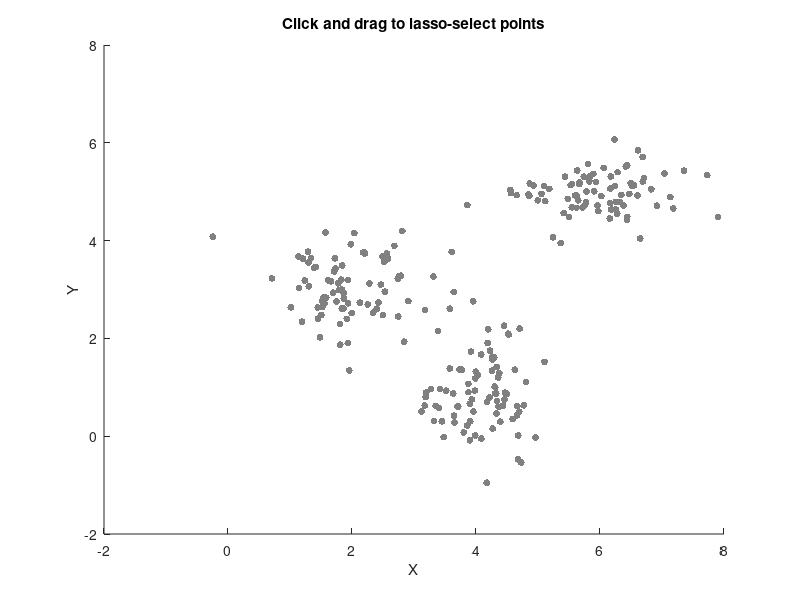

This figure's MATLAB source: (Note: this script raises an error after producing the figure.)
function demo_LassoSelection()
% demo_LassoSelection
%   Interactive demo of the LassoSelection class.
%
%   Click and drag on the scatter plot to draw a freehand lasso around
%   points. When you release the mouse button, points inside the lasso are
%   highlighted in red. Click and drag again to make a new selection.

%% Create some test data with three clusters
rng(42);
cluster1_x = randn(80, 1) * 0.6 + 2;
cluster1_y = randn(80, 1) * 0.6 + 3;
cluster2_x = randn(80, 1) * 0.8 + 6;
cluster2_y = randn(80, 1) * 0.4 + 5;
cluster3_x = randn(80, 1) * 0.5 + 4;
cluster3_y = randn(80, 1) * 0.7 + 1;

xData = [cluster1_x; cluster2_x; cluster3_x];
yData = [cluster1_y; cluster2_y; cluster3_y];

%% Set up the figure and scatter plot
fig = figure('Name', 'LassoSelection Demo', 'NumberTitle', 'off');
ax = axes(fig);
scatter(ax, xData, yData, 25, [0.5 0.5 0.5], 'filled');
hold(ax, 'on');
highlightScatter = scatter(ax, NaN, NaN, 40, 'r', 'filled');
hold(ax, 'off');
title(ax, 'Click and drag to lasso-select points');
xlabel(ax, 'X');
ylabel(ax, 'Y');

%% Create the lasso
lasso = LassoSelection(ax, 'Color', [0.2 0.6 1.0], 'LineWidth', 2);

%% Wire up mouse callbacks for freehand drawing
isDrawing = false;

fig.WindowButtonDownFcn = @(~, ~) startDrawing();
fig.WindowButtonMotionFcn = @(~, ~) continueDrawing();
fig.WindowButtonUpFcn = @(~, ~) finishDrawing();

%% Callback functions (nested — share workspace with parent function)
    function startDrawing()
        isDrawing = true;

        % Clear previous selection
        lasso.clear();
        highlightScatter.XData = NaN;
        highlightScatter.YData = NaN;
        title(ax, 'Drawing...');

        % Add the first point
        point = ax.CurrentPoint(1, 1:2);
        lasso.add_point(point);
    end

    function continueDrawing()
        if ~isDrawing
            return;
        end
        point = ax.CurrentPoint(1, 1:2);
        lasso.add_point(point);
    end

    function finishDrawing()
        if ~isDrawing
            return;
        end
        isDrawing = false;

        % Find which points are inside the lasso
        mask = lasso.get_selected(xData, yData);
        numSelected = sum(mask);

        % Update highlight scatter
        if numSelected > 0
            highlightScatter.XData = xData(mask);
            highlightScatter.YData = yData(mask);
        else
            highlightScatter.XData = NaN;
            highlightScatter.YData = NaN;
        end

        title(ax, sprintf('Selected %d of %d points  —  drag again to re-select', ...
            numSelected, length(xData)));
    end
end
